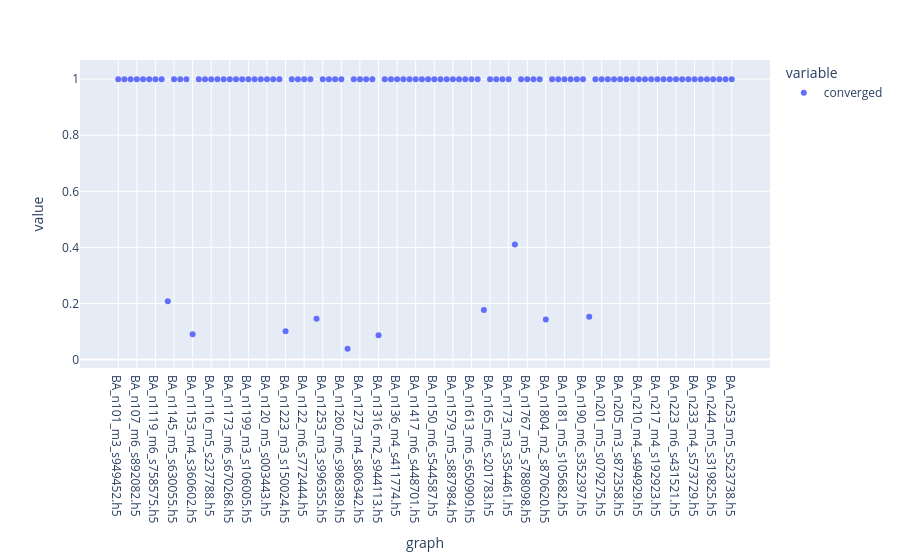

The notebook cell this image was saved under:
### Code cell
px.scatter(df.groupby(["graph"]).converged.mean())

### Figure 1 — Plotly figure (JSON) as saved in the notebook; plotly's stock layout.template omitted (floating-point values rounded to 4 significant figures)
{"data": [{"hovertemplate": "variable=converged<br>graph=%{x}<br>value=%{y}<extra></extra>", "legendgroup": "converged", "marker": {"color": "#636efa", "symbol": "circle"}, "mode": "markers", "name": "converged", "orientation": "v", "showlegend": true, "type": "scatter", "x": ["BA_n101_m3_s949452.h5", "BA_n104_m3_s431888.h5", "BA_n1066_m4_s781583.h5", "BA_n107_m6_s892082.h5", "BA_n1103_m3_s984920.h5", "BA_n1117_m4_s569519.h5", "BA_n1119_m6_s758575.h5", "BA_n111_m5_s813393.h5", "BA_n1133_m3_s794066.h5", "BA_n1145_m5_s630055.h5", "BA_n1147_m5_s464901.h5", "BA_n1152_m6_s576726.h5", "BA_n1153_m4_s360602.h5", "BA_n1167_m4_s393990.h5", "BA_n116_m3_s689252.h5", "BA_n116_m5_s237788.h5", "BA_n116_m5_s666319.h5", "BA_n116_m6_s505116.h5", "BA_n1173_m6_s670268.h5", "BA_n1179_m5_s099562.h5", "BA_n1194_m6_s931637.h5", "BA_n1199_m3_s106005.h5", "BA_n1202_m4_s084526.h5", "BA_n120_m2_s376414.h5", "BA_n120_m5_s003443.h5", "BA_n1215_m6_s439851.h5", "BA_n1220_m2_s122099.h5", "BA_n1223_m3_s150024.h5", "BA_n122_m4_s583429.h5", "BA_n122_m4_s914338.h5", "BA_n122_m6_s772444.h5", "BA_n122_m6_s782620.h5", "BA_n1249_m3_s232140.h5", "BA_n1253_m3_s996355.h5", "BA_n1254_m6_s875291.h5", "BA_n125_m2_s233709.h5", "BA_n1260_m6_s986389.h5", "BA_n1265_m2_s513504.h5", "BA_n126_m6_s493204.h5", "BA_n1273_m4_s806342.h5", "BA_n1280_m5_s230409.h5", "BA_n1300_m6_s755368.h5", "BA_n1316_m2_s944113.h5", "BA_n133_m5_s627618.h5", "BA_n134_m6_s212124.h5", "BA_n136_m4_s411774.h5", "BA_n1377_m5_s194613.h5", "BA_n1405_m6_s961865.h5", "BA_n1417_m6_s448701.h5", "BA_n1457_m5_s226784.h5", "BA_n1489_m5_s839544.h5", "BA_n150_m6_s544587.h5", "BA_n153_m2_s575328.h5", "BA_n1577_m5_s403596.h5", "BA_n1579_m5_s887984.h5", "BA_n1594_m4_s400297.h5", "BA_n159_m2_s741150.h5", "BA_n1613_m6_s650909.h5", "BA_n162_m4_s320646.h5", "BA_n1644_m2_s863552.h5", "BA_n165_m6_s201783.h5", "BA_n170_m3_s840163.h5", "BA_n172_m4_s566520.h5", "BA_n173_m3_s354461.h5", "BA_n1744_m3_s461025.h5", "BA_n175_m5_s614056.h5", "BA_n1767_m5_s788098.h5", "BA_n176_m6_s467230.h5", "BA_n178_m6_s675736.h5", "BA_n1804_m2_s870620.h5", "BA_n180_m6_s411478.h5", "BA_n181_m4_s036003.h5", "BA_n181_m5_s105682.h5", "BA_n1850_m3_s292748.h5", "BA_n186_m2_s805197.h5", "BA_n190_m6_s352397.h5", "BA_n1925_m2_s656348.h5", "BA_n1994_m6_s057267.h5", "BA_n201_m5_s079275.h5", "BA_n202_m6_s160976.h5", "BA_n204_m3_s725598.h5", "BA_n205_m3_s872358.h5", "BA_n206_m6_s407911.h5", "BA_n208_m3_s260670.h5", "BA_n210_m4_s494929.h5", "BA_n211_m4_s369021.h5", "BA_n215_m2_s832642.h5", "BA_n217_m4_s192923.h5", "BA_n219_m5_s408691.h5", "BA_n223_m4_s628743.h5", "BA_n223_m6_s431521.h5", "BA_n227_m5_s390162.h5", "BA_n232_m5_s289189.h5", "BA_n233_m4_s573729.h5", "BA_n240_m4_s455510.h5", "BA_n242_m3_s608597.h5", "BA_n244_m5_s319825.h5", "BA_n246_m6_s827454.h5", "BA_n248_m2_s870153.h5", "BA_n253_m5_s523738.h5"], "xaxis": "x", "y": [1, 1, 1, 1, 1, 1, 1, 1, 0.2075, 1, 1, 1, 0.09021, 1, 1, 1, 1, 1, 1, 1, 1, 1, 1, 1, 1, 1, 1, 0.101, 1, 1, 1, 1, 0.1455, 1, 1, 1, 1, 0.03808, 1, 1, 1, 1, 0.08639, 1, 1, 1, 1, 1, 1, 1, 1, 1, 1, 1, 1, 1, 1, 1, 1, 0.1765, 1, 1, 1, 1, 0.4103, 1, 1, 1, 1, 0.1429, 1, 1, 1, 1, 1, 1, 0.1528, 1, 1, 1, 1, 1, 1, 1, 1, 1, 1, 1, 1, 1, 1, 1, 1, 1, 1, 1, 1, 1, 1, 1], "yaxis": "y"}], "layout": {"autosize": true, "legend": {"title": {"text": "variable"}, "tracegroupgap": 0}, "margin": {"t": 60}, "xaxis": {"anchor": "y", "autorange": true, "domain": [0, 1], "range": [-5.775, 104.8], "title": {"text": "graph"}, "type": "category"}, "yaxis": {"anchor": "x", "autorange": true, "domain": [0, 1], "range": [-0.0605, 1.099], "title": {"text": "value"}, "type": "linear"}}}
